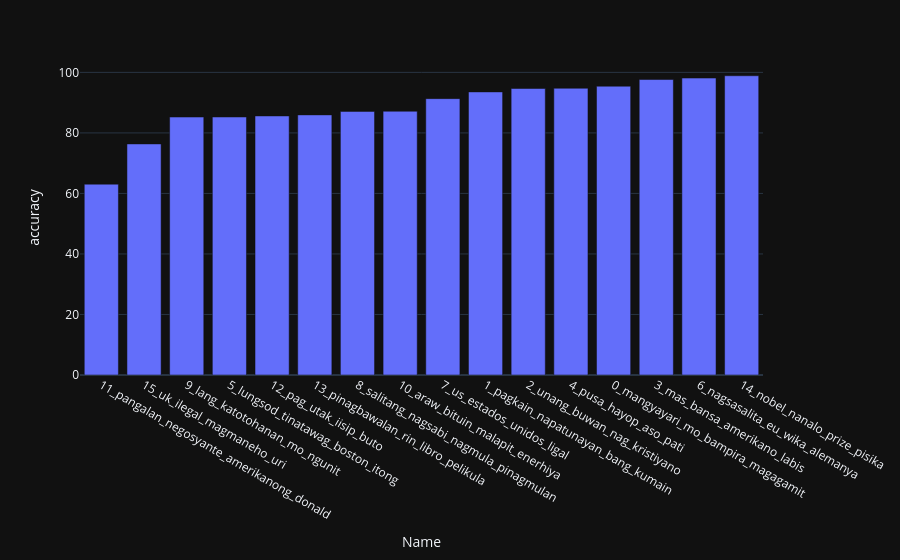

Notebook code for this chart:
### Code cell
topic_accuracy = (
    df_filipino[df_filipino['Topic'] != -1].groupby('Name')['is_correct']
    .mean()
    .mul(100)
    .astype(float)
    .reset_index(name='accuracy')
    .round(2)
    .sort_values(by='accuracy', ascending=True)
)

fig = px.bar(
    topic_accuracy,
    x='Name',
    y='accuracy',
)

fig.show()

### Figure 1 — Plotly figure (JSON) as saved in the notebook; plotly's stock layout.template omitted (floating-point values rounded to 4 significant figures)
{"data": [{"hovertemplate": "Name=%{x}<br>accuracy=%{y}<extra></extra>", "legendgroup": "", "marker": {"color": "#636efa", "pattern": {"shape": ""}}, "name": "", "orientation": "v", "showlegend": false, "textposition": "auto", "type": "bar", "x": ["11_pangalan_negosyante_amerikanong_donald", "15_uk_ilegal_magmaneho_uri", "9_lang_katotohanan_mo_ngunit", "5_lungsod_tinatawag_boston_itong", "12_pag_utak_iisip_buto", "13_pinagbawalan_rin_libro_pelikula", "8_salitang_nagsabi_nagmula_pinagmulan", "10_araw_bituin_malapit_enerhiya", "7_us_estados_unidos_ligal", "1_pagkain_napatunayan_bang_kumain", "2_unang_buwan_nag_kristiyano", "4_pusa_hayop_aso_pati", "0_mangyayari_mo_bampira_magagamit", "3_mas_bansa_amerikano_labis", "6_nagsasalita_eu_wika_alemanya", "14_nobel_nanalo_prize_pisika"], "xaxis": "x", "y": [63.06, 76.36, 85.24, 85.26, 85.61, 85.96, 87.11, 87.16, 91.33, 93.55, 94.67, 94.75, 95.44, 97.64, 98.12, 98.89], "yaxis": "y"}], "layout": {"barmode": "relative", "legend": {"tracegroupgap": 0}, "margin": {"t": 60}, "xaxis": {"anchor": "y", "domain": [0, 1], "title": {"text": "Name"}}, "yaxis": {"anchor": "x", "domain": [0, 1], "title": {"text": "accuracy"}}}}
